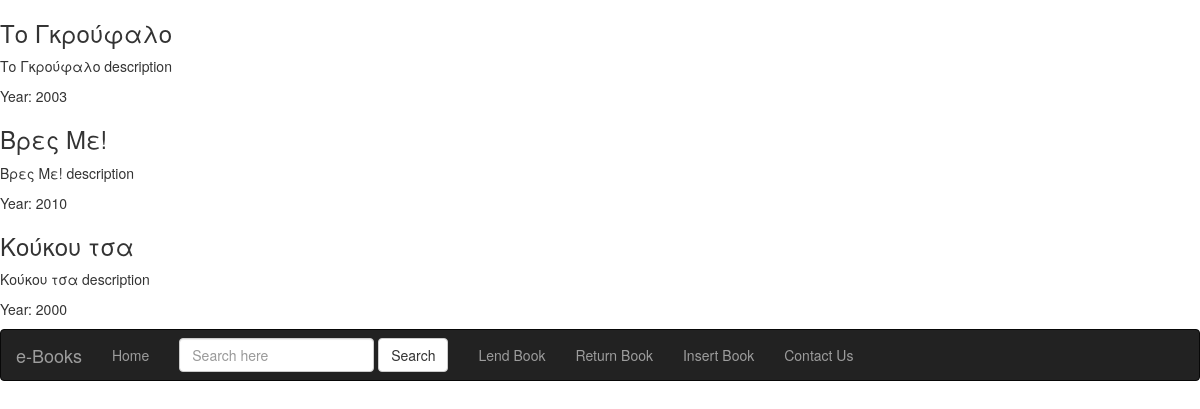
Screenshot of /search_books.php with the database file from the repository.
### tables this page shows
CREATE TABLE `book` (
  `BookID` int(11) NOT NULL,
  `Title` varchar(255) NOT NULL,
  `Description` text DEFAULT NULL,
  `YearOfPublication` year(4) DEFAULT NULL,
  `NumberOfCopies` int(11) DEFAULT NULL,
  `cond` enum('New','Used','Unknown') DEFAULT 'New'
);

### search_books.php (the view, shortened to what this page needs)
<?php
include 'db_connect.php';
$searchTerm = isset($_GET["query"]) ? $conn->real_escape_string($_GET["query"]) : '';
$sql = "SELECT * FROM Book WHERE Title LIKE '%$searchTerm%'";
$result = $conn->query($sql);
if ($result->num_rows > 0) {
    while ($row = $result->fetch_assoc()) {
        echo "<div>";
        echo "<h3>" . htmlspecialchars($row["Title"]) . "</h3>";
        echo "<p>" . htmlspecialchars($row["Description"]) . "</p>";
        echo "<p>Year: " . $row["YearOfPublication"] . "</p>";
        echo "</div>";
    }
} else {
    echo "No books found.";
}
?>
<!DOCTYPE html>
<html>
<head>
    <link rel="stylesheet" href="https://maxcdn.bootstrapcdn.com/bootstrap/3.4.1/css/bootstrap.min.css">
</head>
<body>
    <nav class="navbar navbar-inverse">
            <div class="container-fluid">
                <div class="navbar-header">
                    <a class="navbar-brand" href="#">e-Books</a>
                </div>
                <ul class="nav navbar-nav">
                    <li><a href="./index.php">Home</a></li>
                    <li>
                        <form class="navbar-form" method="GET" action="search_books.php">
                            <div class="form-group">
                                <input
                                    type="text"
                                    id="search-bar"
                                    name="query"
                                    class="form-control"
                                    placeholder="Search here">
                            </div>
                            <button type="submit" class="btn btn-default">Search</button>
                        </form>
                    </li>
                    <li><a href="./lend_book.php">Lend Book</a></li>
                    <li><a href="./return_book.php">Return Book</a></li>
                    <li><a href="./insert_book.php">Insert Book</a></li>
                    <li><a href="./contact.php" class="active">Contact Us</a></li>
                </ul>
            </div>
        </nav>
</body>

### rows the page displays
book: Title "Το Γκρούφαλο", Description "Το Γκρούφαλο description", YearOfPublication "2003"
book: Title "Βρες Με!", Description "Βρες Με! description", YearOfPublication "2010"
book: Title "Κούκου τσα", Description "Κούκου τσα description", YearOfPublication "2000"
